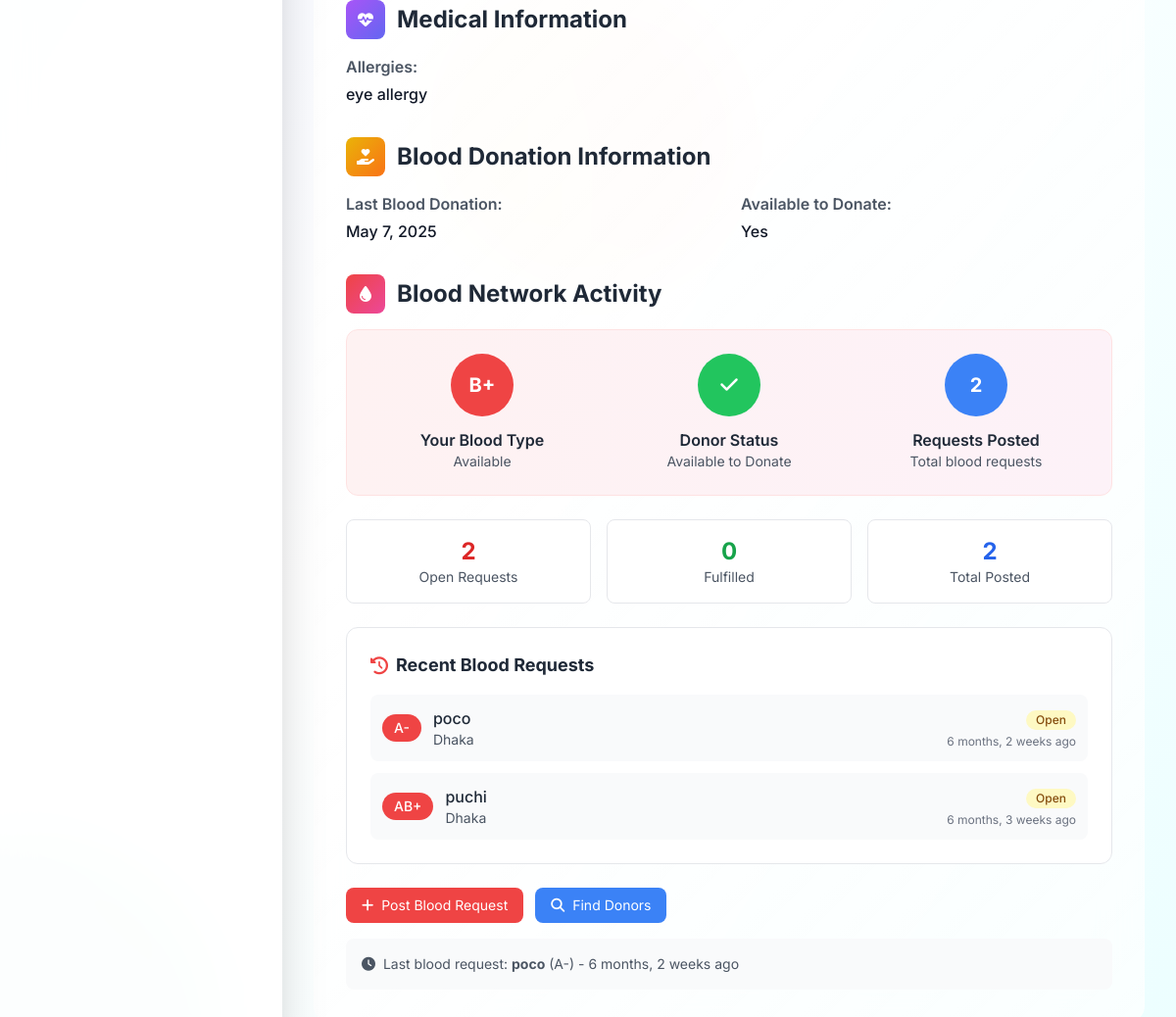
/accounts/dashboard/citizen/ (signed in, lower part), run on an earlier commit of the app's database.
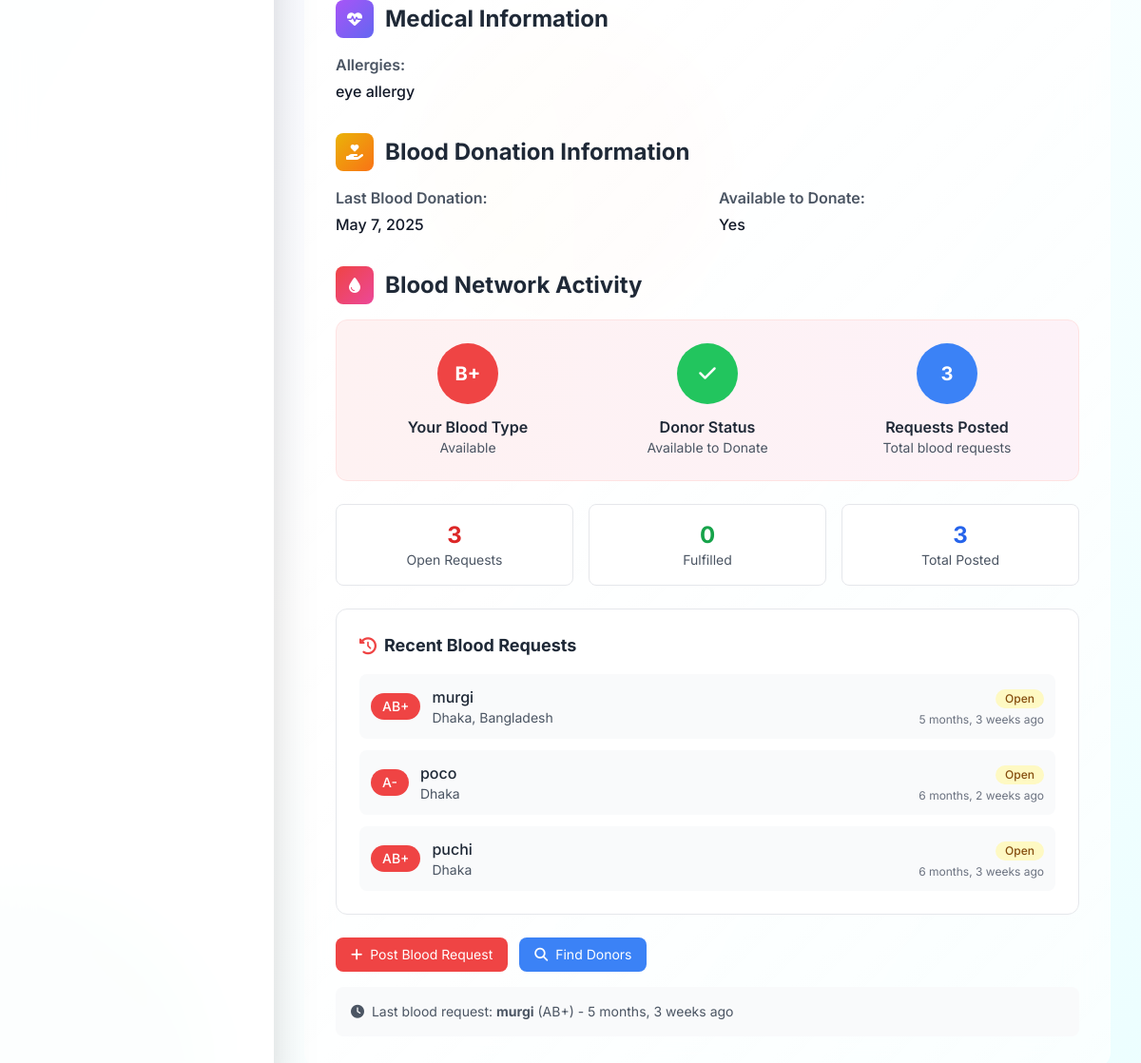
And on a later commit of the database.
### accounts/models.py (models this page shows, shortened)
class BloodRequest(models.Model):
    BLOOD_TYPE_CHOICES = [
        ('A+', 'A+'),
        ('A-', 'A-'),
        ('B+', 'B+'),
        ('B-', 'B-'),
        ('AB+', 'AB+'),
        ('AB-', 'AB-'),
        ('O+', 'O+'),
        ('O-', 'O-'),
    ]
    URGENCY_CHOICES = [
        ('urgent', 'Urgent'),
        ('normal', 'Normal'),
    ]
    STATUS_CHOICES = [
        ('open', 'Open'),
        ('fulfilled', 'Fulfilled'),
    ]
    requester_name = models.CharField(
        max_length=100, help_text="Person making the request")
    patient_name = models.CharField(
        max_length=100, help_text="Patient who needs blood")
    blood_type_needed = models.CharField(
        max_length=3, choices=BLOOD_TYPE_CHOICES)
    bags_needed = models.PositiveIntegerField(
        default=1,
        help_text="Number of blood bags needed"
    )
    location = models.CharField(
        max_length=200, help_text="Hospital/location where blood is needed")
    contact_phone = models.CharField(max_length=15)
    urgency = models.CharField(
        max_length=10, choices=URGENCY_CHOICES, default='normal')
    needed_by_date = models.DateField(help_text="When is the blood needed by")
    additional_notes = models.TextField(
        blank=True, help_text="Any additional information")
    created_by = models.ForeignKey(User, null=True, blank=True, on_delete=models.CASCADE,
                                   help_text="User who created this request (if logged in)")
    requester_city = models.CharField(max_length=100, blank=True,
                                      help_text="City for filtering purposes")
    status = models.CharField(
        max_length=10, choices=STATUS_CHOICES, default='open')
    created_at = models.DateTimeField(auto_now_add=True)
    updated_at = models.DateTimeField(auto_now=True)
    class Meta:
        ordering = ['-created_at']
        indexes = [
            models.Index(fields=['blood_type_needed']),
            models.Index(fields=['requester_city']),
            models.Index(fields=['status']),
            models.Index(fields=['urgency']),
        ]

### accounts/views.py (the view)
# urls.py: path('dashboard/citizen/', views.citizen_dashboard, name='citizen_dashboard'),
@login_required
def citizen_dashboard(request):
    if request.user.user_type != 'citizen':
        messages.error(request, 'Access denied.')
        return redirect('homepage')
    try:
        profile = request.user.citizen_profile
    except CitizenProfile.DoesNotExist:
        messages.info(request, 'Please complete your profile.')
        return redirect('citizen_profile_update')
    user_disasters = Disaster.objects.filter(
        reporter=request.user).order_by('-created_at')[:5]
    disaster_stats = {
        'total': user_disasters.count(),
        'pending': Disaster.objects.filter(reporter=request.user, status='pending').count(),
        'approved': Disaster.objects.filter(reporter=request.user, status='approved').count(),
        'alerts_received': DisasterAlert.objects.filter(user=request.user).count(),
        'unread_alerts': DisasterAlert.objects.filter(user=request.user, is_read=False).count(),
    }
    nearby_disasters = Disaster.objects.filter(
        status='approved',
        city=profile.city
    ).exclude(reporter=request.user).order_by('-created_at')[:3]
    user_blood_requests = BloodRequest.objects.filter(
        created_by=request.user
    ).order_by('-created_at')[:5]
    blood_stats = {
        'total_requests': user_blood_requests.count(),
        'open_requests': BloodRequest.objects.filter(created_by=request.user, status='open').count(),
        'fulfilled_requests': BloodRequest.objects.filter(created_by=request.user, status='fulfilled').count(),
        'last_request': user_blood_requests.first() if user_blood_requests.exists() else None,
        'is_donor': profile.available_to_donate == 'yes' if profile else False,
        'blood_group': profile.blood_group if profile else None,
    }
    context = {
        'profile': profile,
        'user_disasters': user_disasters,
        'disaster_stats': disaster_stats,
        'nearby_disasters': nearby_disasters,
        'user_blood_requests': user_blood_requests,  # Sprint 4 addition
        'blood_stats': blood_stats,  # Sprint 4 addition
    }
    return render(request, 'accounts/citizen_dashboard.html', context)

### templates/accounts/citizen_dashboard.html (shortened to what the changed rows need)
<!DOCTYPE html>
<html lang="en">
<head>
    <script src="https://cdn.tailwindcss.com"></script>
    <link rel="stylesheet" href="https://cdnjs.cloudflare.com/ajax/libs/font-awesome/6.4.0/css/all.min.css">
</head>
<body class="min-h-screen bg-gradient-to-br from-indigo-50 via-white to-cyan-50 font-inter text-gray-800 overflow-x-hidden">
    <div class="flex md:flex min-h-screen relative z-10">
        <main class="flex-1 p-4 md:p-8 overflow-y-auto pt-20 md:pt-8">
            <div class="section-card rounded-2xl p-4 sm:p-6 md:p-8">
                <div class="mt-8">
                    <div class="flex items-center space-x-3 mb-4">
                        <h2 class="text-xl sm:text-2xl font-bold text-gray-800">Medical Information</h2>
                    </div>
                </div>
                <div class="mt-8">
                    <div class="flex items-center space-x-3 mb-4">
                        <h2 class="text-xl sm:text-2xl font-bold text-gray-800">Blood Donation Information</h2>
                    </div>
                </div>
                <div class="mt-8">
                    <div class="flex items-center space-x-3 mb-4">
                        <h2 class="text-xl sm:text-2xl font-bold text-gray-800">Blood Network Activity</h2>
                    </div>
                    <div class="bg-gradient-to-r from-red-50 to-pink-50 p-6 rounded-xl border border-red-100 mb-6">
                        <div class="grid grid-cols-1 sm:grid-cols-3 gap-6">
                            <div class="text-center">
                                <div class="w-16 h-16 bg-blue-500 rounded-full flex items-center justify-center mx-auto mb-3">
                                    <span class="text-white font-bold text-xl">{{ blood_stats.total_requests }}</span>
                                </div>
                            </div>
                        </div>
                    </div>
                    <div class="grid grid-cols-3 gap-4 mb-6">
                        <div class="bg-white p-4 rounded-lg border border-gray-200 text-center">
                            <div class="text-xl sm:text-2xl font-bold text-red-600">{{ blood_stats.open_requests }}</div>
                            <div class="text-xs sm:text-sm text-gray-600">Open Requests</div>
                        </div>
                        <div class="bg-white p-4 rounded-lg border border-gray-200 text-center">
                            <div class="text-xl sm:text-2xl font-bold text-blue-600">{{ blood_stats.total_requests }}</div>
                            <div class="text-xs sm:text-sm text-gray-600">Total Posted</div>
                        </div>
                    </div>
                    {% if user_blood_requests %}
                        <div class="bg-white p-4 sm:p-6 rounded-xl border border-gray-200">
                            <div class="space-y-3">
                                {% for request in user_blood_requests %}
                                    <div class="flex flex-col sm:flex-row items-start sm:items-center justify-between p-3 bg-gray-50 rounded-lg">
                                        <div class="flex items-center space-x-3 mb-2 sm:mb-0">
                                            <span class="bg-red-500 text-white px-3 py-1 rounded-full text-sm font-medium flex-shrink-0">
                                                {{ request.blood_type_needed }}
                                            </span>
                                            <div class="min-w-0">
                                                <p class="font-medium text-gray-800 truncate">{{ request.patient_name }}</p>
                                                <p class="text-sm text-gray-600 truncate">{{ request.location }}</p>
                                            </div>
                                        </div>
                                        <div class="text-left sm:text-right flex-shrink-0">
                                            <span class="inline-flex items-center px-2.5 py-0.5 rounded-full text-xs font-medium
                                                {% if request.status == 'open' %}bg-yellow-100 text-yellow-800{% else %}bg-green-100 text-green-800{% endif %}">
                                                {{ request.get_status_display }}
                                            </span>
                                            <p class="text-xs text-gray-500 mt-1">{{ request.created_at|timesince }} ago</p>
                                        </div>
                                    </div>
                                {% endfor %}
                            </div>
                        </div>
                    {% endif %}
                    {% if blood_stats.last_request %}
                        <div class="mt-4 p-4 bg-gray-50 rounded-lg">
                            <p class="text-sm text-gray-600">
                                <i class="fas fa-clock mr-1"></i>
                                Last blood request: <strong>{{ blood_stats.last_request.patient_name }}</strong>
                                ({{ blood_stats.last_request.blood_type_needed }}) - {{ blood_stats.last_request.created_at|timesince }} ago
                            </p>
                        </div>
                    {% endif %}
                </div>
            </div>
        </main>
    </div>
</body>
</html>

What changed in the data, as far as the page shows it:
added BloodRequest: blood_type_needed "AB+", patient_name "murgi", location "Dhaka, Bangladesh", status "Open", created_at "5 months, 3 weeks", last_request.patient_name "murgi", last_request.blood_type_needed "AB+", last_request.created_at "5 months, 3 weeks"
Also different on the page:
{{ blood_stats.total_requests }}: "2" → "3"
{{ blood_stats.open_requests }}: "2" → "3"
{{ blood_stats.last_request.patient_name }}: "poco" → "murgi"
{{ blood_stats.last_request.blood_type_needed }}: "A-" → "AB+"
{{ blood_stats.last_request.created_at|timesince }}: "6 months, 2 weeks" → "5 months, 3 weeks"
